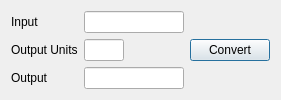
<?xml version="1.0" encoding="UTF-8"?>
<ui version="4.0">
 <class>converterTool</class>
 <widget class="QDialog" name="converterTool">
  <property name="geometry">
   <rect>
    <x>0</x>
    <y>0</y>
    <width>279</width>
    <height>96</height>
   </rect>
  </property>
  <property name="windowTitle">
   <string>Converter Tool</string>
  </property>
  <property name="windowIcon">
   <iconset resource="../brewtarget.qrc">
    <normaloff>:/images/BrewtargetIcon.png</normaloff>:/images/BrewtargetIcon.png</iconset>
  </property>
  <layout class="QHBoxLayout" name="horizontalLayout">
   <item>
    <layout class="QFormLayout" name="formLayout">
     <property name="fieldGrowthPolicy">
      <enum>QFormLayout::ExpandingFieldsGrow</enum>
     </property>
     <item row="0" column="0">
      <widget class="QLabel" name="inputLabel">
       <property name="text">
        <string>Input</string>
       </property>
      </widget>
     </item>
     <item row="0" column="1">
      <widget class="QLineEdit" name="inputLineEdit">
       <property name="minimumSize">
        <size>
         <width>100</width>
         <height>0</height>
        </size>
       </property>
       <property name="maximumSize">
        <size>
         <width>128</width>
         <height>16777215</height>
        </size>
       </property>
       <property name="toolTip">
        <string>Amount and units to convert</string>
       </property>
      </widget>
     </item>
     <item row="1" column="0">
      <widget class="QLabel" name="outputUnitsLabel">
       <property name="text">
        <string>Output Units</string>
       </property>
      </widget>
     </item>
     <item row="1" column="1">
      <widget class="QLineEdit" name="outputUnitsLineEdit">
       <property name="minimumSize">
        <size>
         <width>40</width>
         <height>0</height>
        </size>
       </property>
       <property name="maximumSize">
        <size>
         <width>40</width>
         <height>16777215</height>
        </size>
       </property>
       <property name="toolTip">
        <string>Unit you want to convert to</string>
       </property>
      </widget>
     </item>
     <item row="2" column="0">
      <widget class="QLabel" name="outputLabel">
       <property name="text">
        <string>Output</string>
       </property>
      </widget>
     </item>
     <item row="2" column="1">
      <widget class="QLineEdit" name="outputLineEdit">
       <property name="minimumSize">
        <size>
         <width>100</width>
         <height>0</height>
        </size>
       </property>
       <property name="maximumSize">
        <size>
         <width>128</width>
         <height>16777215</height>
        </size>
       </property>
       <property name="toolTip">
        <string>Output conversion</string>
       </property>
       <property name="readOnly">
        <bool>true</bool>
       </property>
      </widget>
     </item>
    </layout>
   </item>
   <item>
    <layout class="QVBoxLayout" name="verticalLayout">
     <item>
      <spacer name="verticalSpacer">
       <property name="orientation">
        <enum>Qt::Vertical</enum>
       </property>
       <property name="sizeHint" stdset="0">
        <size>
         <width>20</width>
         <height>40</height>
        </size>
       </property>
      </spacer>
     </item>
     <item>
      <widget class="QPushButton" name="pushButton_convert">
       <property name="text">
        <string>Convert</string>
       </property>
       <property name="autoDefault">
        <bool>false</bool>
       </property>
       <property name="default">
        <bool>true</bool>
       </property>
      </widget>
     </item>
     <item>
      <spacer name="verticalSpacer_2">
       <property name="orientation">
        <enum>Qt::Vertical</enum>
       </property>
       <property name="sizeHint" stdset="0">
        <size>
         <width>20</width>
         <height>40</height>
        </size>
       </property>
      </spacer>
     </item>
    </layout>
   </item>
  </layout>
 </widget>
 <resources>
  <include location="../brewtarget.qrc"/>
 </resources>
 <connections/>
</ui>
